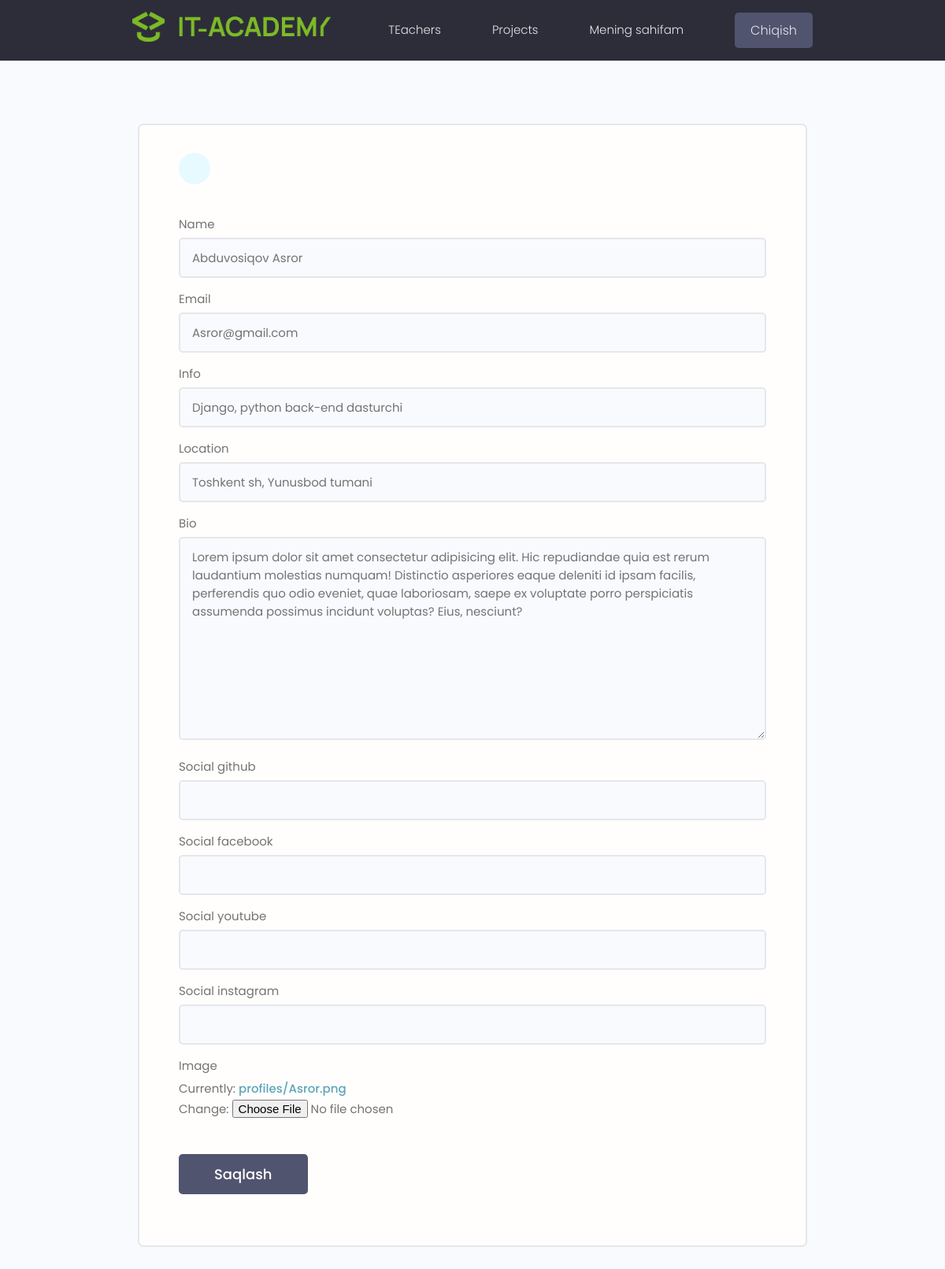
Screenshot of /account_edit/ (signed in) with the database file from the repository.
### users/models.py (models this page shows, shortened)
class Profil(models.Model):
    user = models.OneToOneField(User, on_delete=models.CASCADE, null=True, blank=True)
    name = models.CharField(max_length=200, null=True, blank=True)
    email = models.EmailField(max_length=200, null=True, blank=True)
    info = models.CharField(max_length=200, null=True, blank=True)
    location = models.CharField(max_length=200, null=True, blank=True)
    bio = models.TextField(null=True, blank=True)
    social_github = models.CharField(max_length=200, null=True, blank=True)
    social_facebook = models.CharField(max_length=200, null=True, blank=True)
    social_youtube = models.CharField(max_length=200, null=True, blank=True)
    social_instagram = models.CharField(max_length=200, null=True, blank=True)
    created = models.DateTimeField(auto_now_add=True)
    image = models.ImageField(upload_to="profiles", default="profiles/default_profile.webp")
    id = models.UUIDField(default=uuid.uuid4, unique=True, primary_key=True, editable=False)

### users/views.py (the view)
# urls.py: path("account_edit/", account_edit, name="account_edit"),
@login_required(login_url='login')
def account_edit(request):
    profil = request.user.profil
    form = CustomProfilCreationForm(instance=profil)
    if request.method == "POST":
        form = CustomProfilCreationForm(request.POST, request.FILES, instance=profil)
        if form.is_valid():
            form.save()
            return redirect('account')
    context = {
        "form": form
    }
    return render(request,"users/account_edit.html", context)

### users/forms.py
class CustomProfilCreationForm(ModelForm):
    class Meta:
        model = Profil
        fields =['name','email','info','location','bio','social_github','social_facebook','social_youtube','social_instagram','image']
    def __init__(self, *args, **kwargs):
        super(ModelForm, self).__init__(*args, **kwargs)
        for key, field in self.fields.items():
            field.widget.attrs.update({"class": "input input--text"})

### users/templates/users/account_edit.html (shortened to what this page needs)
{% extends 'main.html' %}
{% load static %}
{% block content %}
<main class="formPage my-xl">
    <div class="content-box">
        <div class="formWrapper">
            <a class="backButton" href="#"></a>
            <br>
            <form class="form" action="{% url 'account_edit' %}" method="POST">
                {% for f in form %}
                <div class="form__field">
                    <label for="formInput#text">{{f.label}} </label>
                    {{f}}
                </div>
                {% endfor %}
                <input class="btn btn--sub btn--lg  my-md" type="submit" value="Saqlash" />
            </form>
        </div>
    </div>
</main>
{% endblock %}

### static/styles/app.css (style rules this page uses)
:root { --color-sub: #2d2d39; }
.btn--sub { background-color: var(--color-sub-light); }
.content-box { width: 95%; max-width: 85rem; margin: 0 auto; }
.backButton { background: var(--color-main-light); color: var(--color-main); width: 4rem; height: 4rem; display: flex; align-items: center; justify-content: center; border-radius: 50%; }
.formPage .formWrapper { list-style: none; background: var(--color-white); padding: 3.5rem 5rem; border: 2px solid var(--color-light); border-radius: 0.7rem; }

### static/uikit/styles/modules/_variables.css (style rules this page uses)
:root { --color-main: #5aa5b9; --color-main-light: #e6faff; --color-sub: #3f4156; --color-sub-light: #51546e; --color-sub-lighter: #ededfd; --color-text: #737373; --color-gray: #8b8b8b; --color-light: #e5e7eb; --color-light-gray: #767676; --color-bg: #f8fafd; --color-white: #fffefd; --color-white-light: #f3f3f3; --color-success: #359e64; --color-success-bg: #def8e8; --color-error: #fc4b0b; --color-error-bg: #fff2ee; --font-base: 'Poppins', arial, helvetica, 'Segoe UI', roboto, ubuntu, sans-serif; --font-monospace: 'Fira Code', 'Courier New', courier, monospace; --font-regular: 300; --font-medium: 500; --font-bold: 700; --generic-shadow: 1px 1px 5px #00000010; --generic-transition: all 0.3s ease-in-out; }

### static/uikit/styles/modules/_base.css (style rules this page uses)
* { margin: 0; padding: 0; box-sizing: border-box; text-rendering: optimizeLegibility; color: inherit; font-size: inherit; }
html { font-size: 50%; }
@media only screen and (min-width: 480px) { html { font-size: 56.25%; } }
@media only screen and (min-width: 1200px) { html { font-size: 62.5%; } }
body { line-height: 1.6; font-weight: 400; font-size: 1.5rem; color: var(--color-text); background-color: var(--color-bg); min-height: 100vh; }

### static/uikit/styles/modules/_typography.css (style rules this page uses)
* { font-family: var(--font-base); }
a { padding-bottom: 2px; text-decoration: none; display: inline-block; color: var(--color-main); font-weight: var(--font-medium); }

### static/uikit/styles/modules/_utilities.css (style rules this page uses)
.my-md { margin: 3rem auto; }
.my-xl { margin: 8rem auto; }

### static/uikit/styles/modules/_button.css (style rules this page uses)
.btn { display: inline-block; position: relative; cursor: pointer; background-color: var(--color-light); font-weight: var(--font-medium); color: var(--color-sub); text-decoration: none; padding: 1rem 2rem; border-radius: 0.5rem; border: none; width: -webkit-fit-content; width: -moz-fit-content; width: fit-content; height: -webkit-fit-content; height: -moz-fit-content; height: fit-content; font-size: 1.6rem; outline-width: 0; outline-color: transparent; -webkit-backface-visibility: hidden; backface-visibility: hidden; transition: all 0.3s ease-in-out; }
.btn--sub { background-color: var(--color-sub); color: var(--color-white); }
.btn--lg { font-size: 1.8rem; padding: 1.2rem 4.5rem; }

### static/uikit/styles/modules/_form.css (style rules this page uses)
.form { display: block; }
.form__field { margin-top: 1.5rem; margin-bottom: 1.5rem; }
.form__label, .form__field > label { display: block; margin-bottom: 0.5rem; color: var(--color-text); }
input.input[type='text'], input.input[type='email'], input.input[type='password'], input.input[type='number'], textarea.input { min-width: 24rem; width: 100%; padding: 1.2rem 1.5rem; border-radius: 0.5rem; border: 2px solid var(--color-light); transition: all 0.3s ease-in-out; background-color: var(--color-bg); }

### rows the page displays
Profil: form "Abduvosiqov Asror" "Asror@gmail.com" "Django, python back-end dasturchi" "Toshkent sh, Yunusbod tumani" "Lorem ipsum dolor sit amet consectetur adipisicing elit. Hic repudiandae quia est rerum laudantium molestias numquam! Distinctio asperiores eaque deleniti id ipsam facilis, perferendis quo odio eveniet, quae laboriosam, saepe ex voluptate porro perspiciatis assumenda possimus incidunt voluptas? Eius, nesciunt?"

### other values shown
{{ f.label }} "Name" "Email" "Info" "Location" "Bio" "Social github" "Social facebook" "Social youtube" "Social instagram" "Image"
